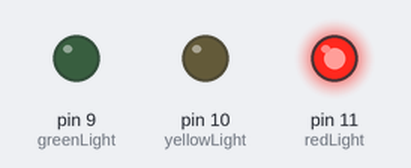
A sketch run on a simulated Arduino Uno, built with avr-gcc and run on an emulated ATmega328P. Parts: output pins drawn as LEDs (lit = HIGH).

Above: at 1.0 s.
At 3.0 s:
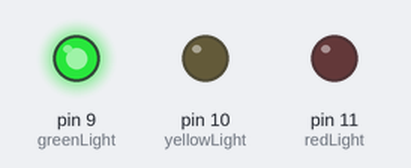
At 4.5 s:
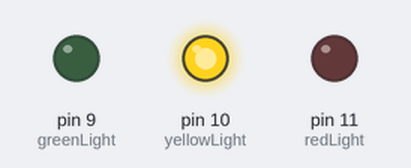
Timing chart, 0 to 6.5 s (numbered marks = the images above):
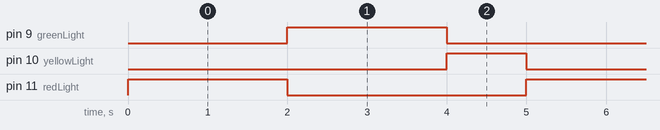

Measured:
- by itself, pin 9 (greenLight), pin 11 (redLight): alternates HIGH for 2.0 s and LOW for 3.0 s
- by itself, pin 10 (yellowLight): alternates HIGH for 1.0 s and LOW for 4.0 s
- by itself, everything shown: repeats every 5.0 s, in 3 steps

The sketch:

3ChTypCArduino3PushButtonSimple.ino
```cpp
// Trafik Light Controller
// RED  2s -> Green 2s -> Yellow 1s

int redLight    = 11;
int yellowLight = 10;
int greenLight  = 9;

void setup() {
  pinMode(redLight, OUTPUT);
  pinMode(yellowLight, OUTPUT);
  pinMode(greenLight, OUTPUT);
}

void loop() {
  // RED 2 seconds
  digitalWrite(redLight, HIGH);
  digitalWrite(yellowLight, LOW);
  digitalWrite(greenLight, LOW);
  delay(2000);

  // Green 2 second
  digitalWrite(redLight, LOW);
  digitalWrite(yellowLight, LOW);
  digitalWrite(greenLight, HIGH);
  delay(2000);

  // Yellow 1 second
  digitalWrite(redLight, LOW);
  digitalWrite(yellowLight, HIGH);
  digitalWrite(greenLight, LOW);
  delay(1000);
}
```
